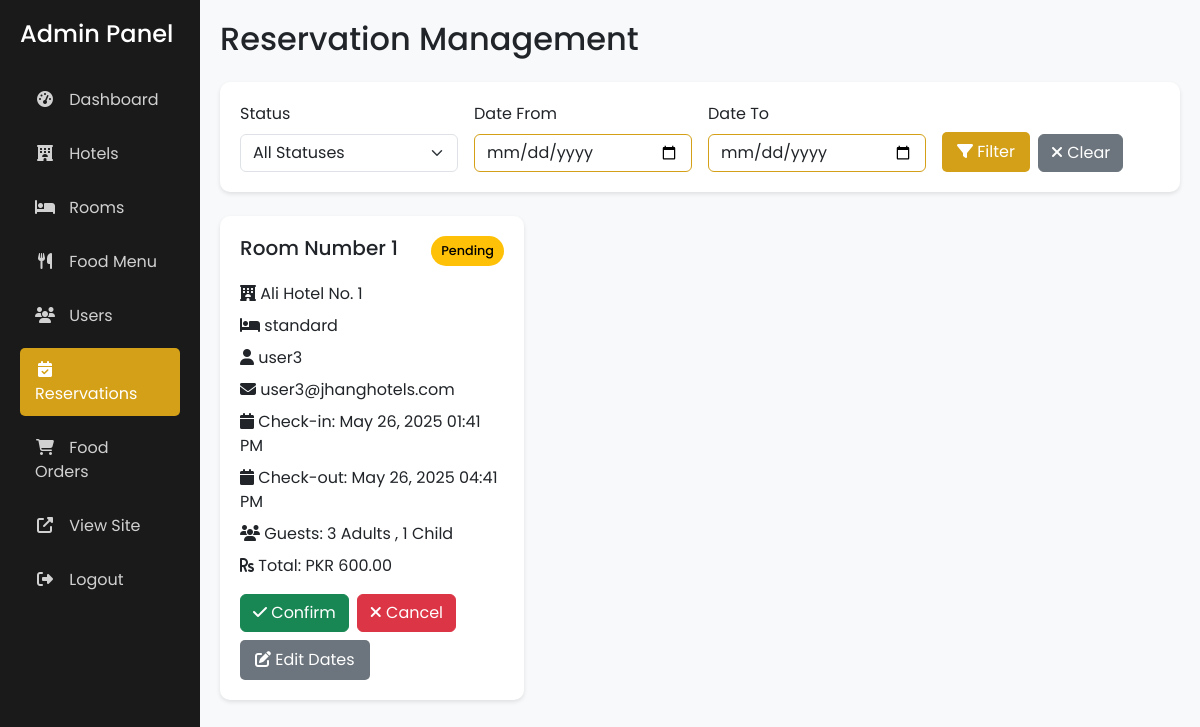
/admin/reservations.php (signed in), run on an earlier commit of the app's database.
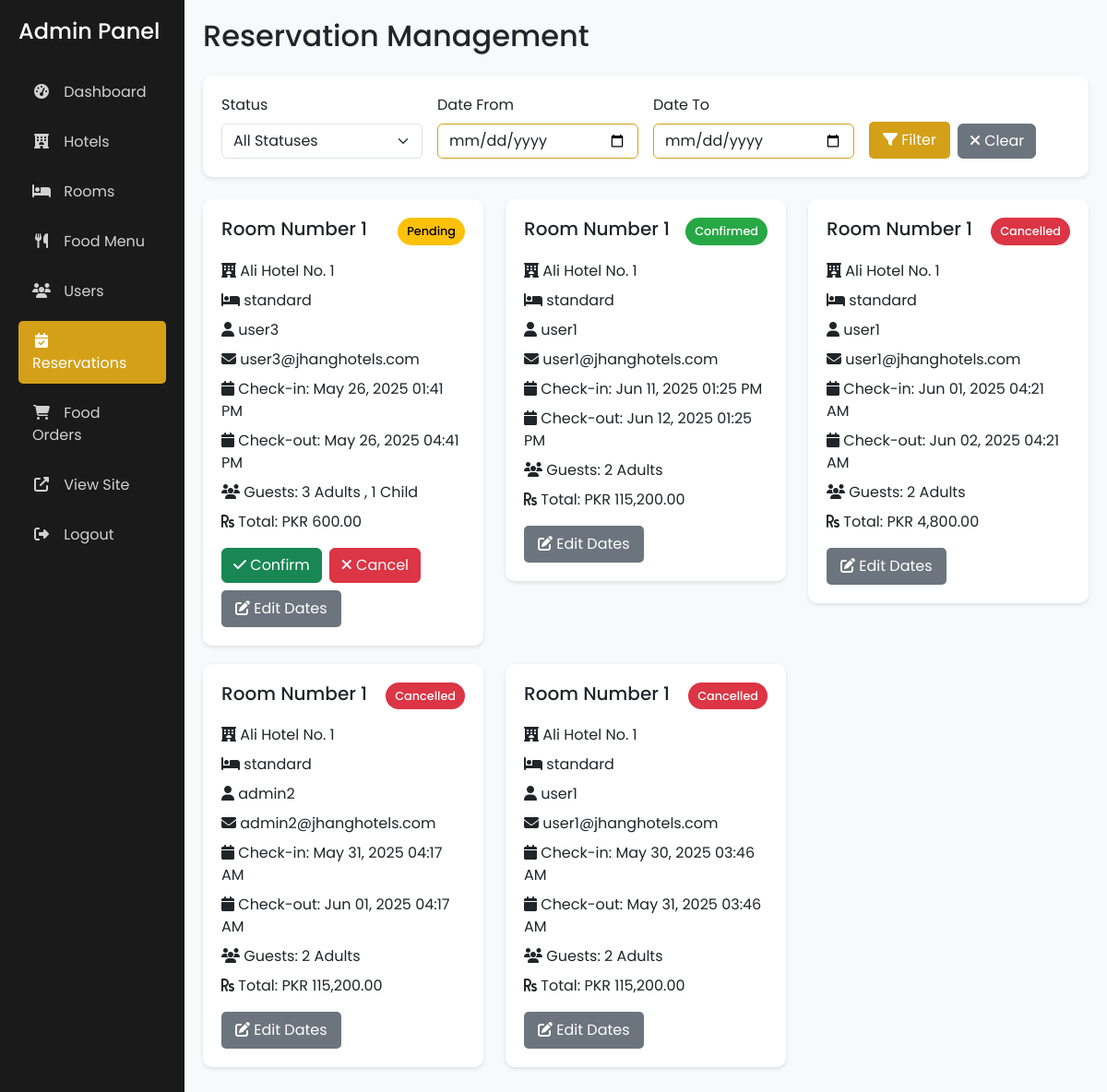
And on a later commit of the database.
### tables this page shows
CREATE TABLE `bookings` (
  `id` int(11) NOT NULL,
  `user_id` int(11) NOT NULL,
  `hotel_id` int(11) NOT NULL,
  `room_id` int(11) NOT NULL,
  `check_in_date` datetime NOT NULL,
  `check_out_date` datetime NOT NULL,
  `adults` int(11) NOT NULL,
  `children` int(11) NOT NULL,
  `total_price` decimal(10,2) NOT NULL,
  `booking_status` enum('pending','confirmed','cancelled') DEFAULT 'pending',
  `created_at` timestamp NOT NULL DEFAULT current_timestamp(),
  `status` varchar(20) DEFAULT 'pending',
  `check_in` datetime DEFAULT NULL,
  `check_out` datetime DEFAULT NULL
);

CREATE TABLE `hotels` (
  `id` int(11) NOT NULL,
  `name` varchar(100) NOT NULL,
  `description` text DEFAULT NULL,
  `address` text NOT NULL,
  `city` varchar(50) NOT NULL,
  `phone` varchar(20) DEFAULT NULL,
  `email` varchar(100) DEFAULT NULL,
  `website` varchar(100) DEFAULT NULL,
  `image_url` varchar(255) DEFAULT NULL,
  `created_at` timestamp NOT NULL DEFAULT current_timestamp(),
  `updated_at` timestamp NOT NULL DEFAULT current_timestamp() ON UPDATE current_timestamp(),
  `vendor_id` int(11) NOT NULL
);

CREATE TABLE `rooms` (
  `id` int(11) NOT NULL,
  `hotel_id` int(11) NOT NULL,
  `room_type` enum('standard','deluxe','suite','presidential_suite') NOT NULL,
  `description` text DEFAULT NULL,
  `price_per_night` decimal(10,2) NOT NULL,
  `capacity` int(11) NOT NULL,
  `image_url` varchar(255) DEFAULT NULL,
  `amenities` text DEFAULT NULL,
  `status` enum('available','booked','maintenance') DEFAULT 'available',
  `created_at` timestamp NOT NULL DEFAULT current_timestamp(),
  `updated_at` timestamp NOT NULL DEFAULT current_timestamp() ON UPDATE current_timestamp()
);

CREATE TABLE `users` (
  `id` int(11) NOT NULL,
  `username` varchar(50) NOT NULL,
  `email` varchar(100) NOT NULL,
  `password` varchar(255) NOT NULL,
  `role` enum('admin','user') DEFAULT 'user',
  `created_at` timestamp NOT NULL DEFAULT current_timestamp(),
  `first_name` varchar(50) NOT NULL,
  `last_name` varchar(50) NOT NULL,
  `phone` varchar(20) DEFAULT NULL,
  `address` text DEFAULT NULL,
  `vendor_id` int(11) NOT NULL DEFAULT 0
);

### admin/reservations.php (the view, shortened to what the changed rows need)
<?php
require_once '../config/database.php';
$user_id = isset($_GET['user_id']) ? (int)$_GET['user_id'] : null;
$sql = "SELECT b.*, h.name AS hotel_name, r.room_type, u.username, u.email
        FROM bookings b
        JOIN hotels h ON b.hotel_id = h.id
        JOIN rooms r ON b.room_id = r.id
        JOIN users u ON b.user_id = u.id
        WHERE h.vendor_id = ?";
$params = array($_SESSION['user_id']);
$types = "i";
if ($user_id !== null) {
    $sql .= " AND b.user_id = ?";
    $params[] = $user_id;
    $types .= "i";
    $user_sql = "SELECT username FROM users WHERE id = ? LIMIT 1";
    $user_stmt = mysqli_prepare($conn, $user_sql);
    mysqli_stmt_bind_param($user_stmt, "i", $user_id);
    mysqli_stmt_execute($user_stmt);
    $user_result = mysqli_stmt_get_result($user_stmt);
    $user_row = mysqli_fetch_assoc($user_result);
    $username_filter = $user_row ? " for " . htmlspecialchars($user_row['username']) : '';
    mysqli_stmt_close($user_stmt);
} else {
    $username_filter = '';
}
$sql .= " ORDER BY b.booking_status = 'pending' DESC, b.created_at DESC";
$stmt = mysqli_prepare($conn, $sql);
if (!empty($params)) {
    mysqli_stmt_bind_param($stmt, $types, ...$params);
}
mysqli_stmt_execute($stmt);
$bookings = mysqli_stmt_get_result($stmt);
?>
<!DOCTYPE html>
<html lang="en">
<head>
    <link href="https://cdn.jsdelivr.net/npm/bootstrap@5.3.0/dist/css/bootstrap.min.css" rel="stylesheet">
    <link rel="stylesheet" href="https://cdnjs.cloudflare.com/ajax/libs/font-awesome/6.4.2/css/all.min.css">
</head>
<body>
    <div class="container-fluid">
        <div class="row">
            <div class="col-md-9 col-lg-10 main-content">
                <h2 class="mb-4">Reservation Management<?php echo $username_filter; ?></h2>
                <div class="row">
                    <?php while($booking = mysqli_fetch_assoc($bookings)): ?>
                        <div class="col-md-6 col-lg-4">
                            <div class="booking-card">
                                <div class="d-flex justify-content-between align-items-start mb-3">
                                    <h5 class="mb-0">Room Number <?php echo htmlspecialchars($booking['room_id']); ?></h5>
                                    <span class="status-badge status-<?php echo strtolower($booking['booking_status']); ?>">
                                        <?php echo ucfirst($booking['booking_status']); ?>
                                    </span>
                                </div>
                                <p class="mb-2">
                                    <i class="fas fa-hotel"></i>
                                    <?php echo htmlspecialchars($booking['hotel_name']); ?>
                                </p>
                                <p class="mb-2">
                                    <i class="fas fa-bed"></i>
                                    <?php echo htmlspecialchars($booking['room_type']); ?>
                                </p>
                                <p class="mb-2">
                                    <i class="fas fa-user"></i>
                                    <?php echo htmlspecialchars($booking['username']); ?>
                                </p>
                                <p class="mb-2">
                                    <i class="fas fa-envelope"></i>
                                    <?php echo htmlspecialchars($booking['email']); ?>
                                </p>
                                <p class="mb-2">
                                    <i class="fas fa-calendar"></i>
                                    Check-in: <?php echo date('M d, Y h:i A', strtotime($booking['check_in_date'])); ?>
                                </p>
                                <p class="mb-2">
                                    <i class="fas fa-calendar"></i>
                                    Check-out: <?php echo date('M d, Y h:i A', strtotime($booking['check_out_date'])); ?>
                                </p>
                                <p class="mb-2">
                                    <i class="fas fa-users"></i>
                                    Guests: <?php echo $booking['adults']; ?> Adult<?php echo $booking['adults'] > 1 ? 's' : ''; ?>
                                    <?php echo $booking['children'] > 0 ? ', ' . $booking['children'] . ' Child' . ($booking['children'] > 1 ? 'ren' : '') : ''; ?>
                                </p>
                                <p class="mb-3">
                                    <i class="fas fa-rupee-sign"></i>
                                    Total: PKR <?php echo number_format($booking['total_price'], 2); ?>
                                </p>
                                <div class="d-flex gap-2 flex-wrap">
                                    <?php if ($booking['booking_status'] === 'pending'): ?>
                                        <form method="POST" action="" class="d-inline">
                                            <button type="submit" name="update_status" class="btn btn-success">
                                                <i class="fas fa-check"></i> Confirm
                                            </button>
                                        </form>
                                        <form method="POST" action="" class="d-inline">
                                            <button type="submit" name="update_status" class="btn btn-danger">
                                                <i class="fas fa-times"></i> Cancel
                                            </button>
                                        </form>
                                    <?php endif; ?>
                                    <button type="button" class="btn btn-edit" data-bs-toggle="modal" data-bs-target="#editDatesModal<?php echo $booking['id']; ?>">
                                        <i class="fas fa-edit"></i> Edit Dates
                                    </button>
                                </div>
                            </div>
                        </div>
                    <?php endwhile; ?>
                </div>
            </div>
        </div>
    </div>
</body>
</html>

What changed in the data, as far as the page shows it:
added bookings: room "1", booking_status "Confirmed", hotel.name "Ali Hotel No. 1", room.room_type "standard", user.username "user1", user.email "user1@jhanghotels.com", check_in_date "Jun 11, 2025 01:25 PM", check_out_date "Jun 12, 2025 01:25 PM", adults "2", total_price "115,200.00"
added bookings: room "1", booking_status "Cancelled", hotel.name "Ali Hotel No. 1", room.room_type "standard", user.username "user1", user.email "user1@jhanghotels.com", check_in_date "Jun 01, 2025 04:21 AM", check_out_date "Jun 02, 2025 04:21 AM", adults "2", total_price "4,800.00"
added bookings: room "1", booking_status "Cancelled", hotel.name "Ali Hotel No. 1", room.room_type "standard", user.username "admin2", user.email "admin2@jhanghotels.com", check_in_date "May 31, 2025 04:17 AM", check_out_date "Jun 01, 2025 04:17 AM", adults "2", total_price "115,200.00"
added bookings: room "1", booking_status "Cancelled", hotel.name "Ali Hotel No. 1", room.room_type "standard", user.username "user1", user.email "user1@jhanghotels.com", check_in_date "May 30, 2025 03:46 AM", check_out_date "May 31, 2025 03:46 AM", adults "2", total_price "115,200.00"
